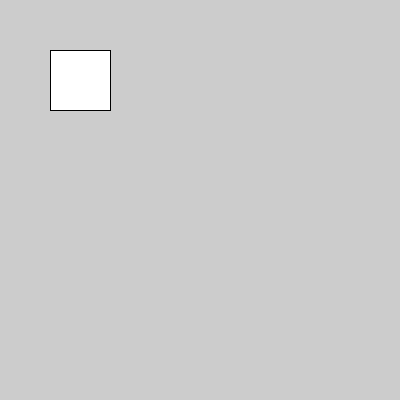
Frame 1 (no input)
Frame 60 (the mouse pressed at the canvas centre just before this capture): identical to frame 1, image omitted
Frame 120 (the mouse held since frame 60 and released just before this capture): identical to frame 1, image omitted

The Processing sketch that drew this single still picture (run headless with seeded random() and noise(); from frame 60 on, the mouse is pressed at the canvas centre):

// Processing sketch: MOVINGBOX
// ── MOVINGBOX.pde
float x= width/2;
float y=height/2;

void setup() {
  size(400, 400);
}
void draw()
{
  rect(x, y, 60, 60);
}
void keyPressed() {
  if (key == 'w') {
    y--;
  }
  if (key == 'a') {
    x--;
  }
  if (key == 's') {
    y++;
  }
  if (key == 'd') {
    x++;
  }
}
